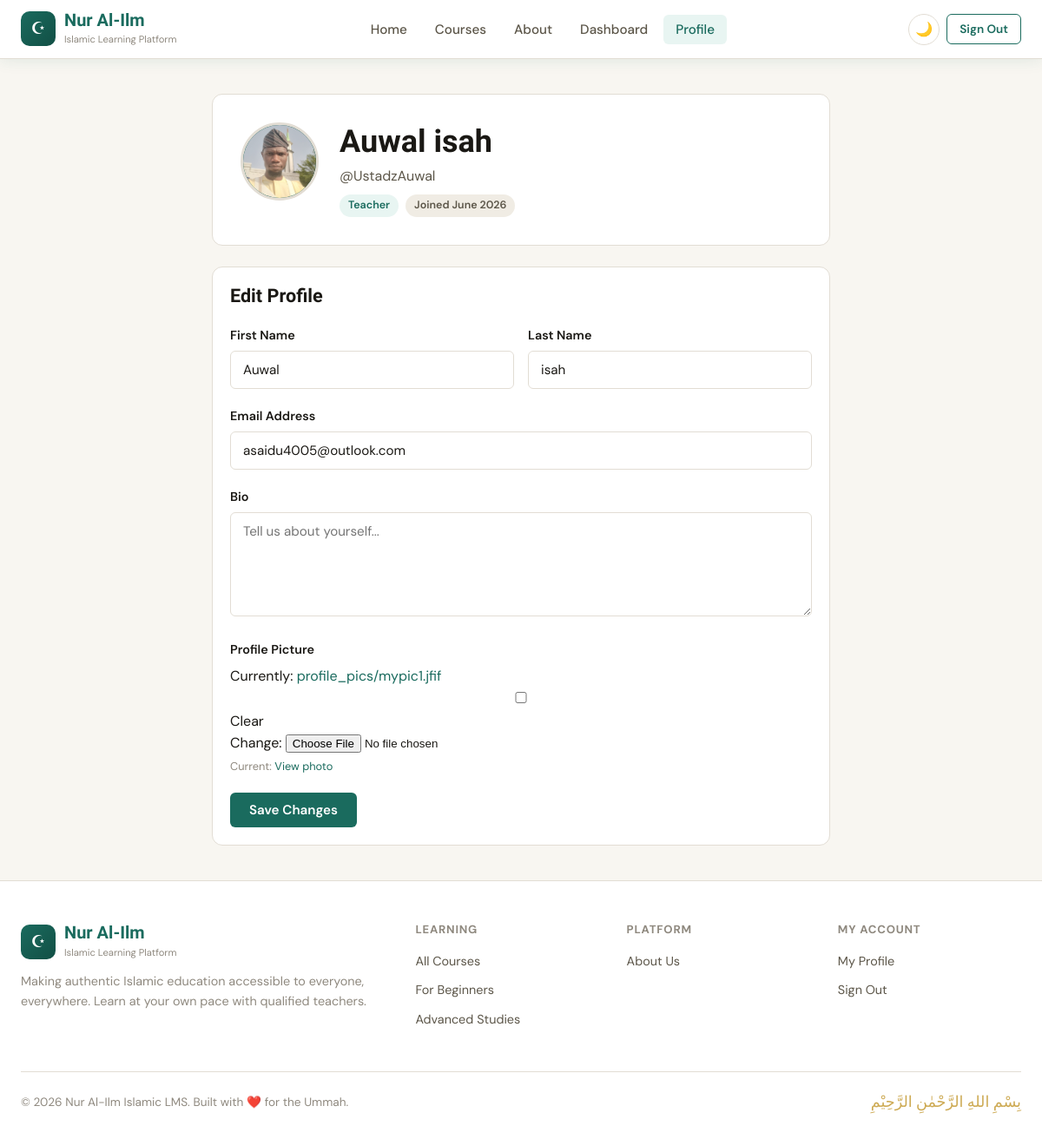
The page /accounts/profile/ (signed in) on the database its author committed.
### accounts/models.py (models this page shows, shortened)
class User(AbstractUser):
    class Role(models.TextChoices):
        STUDENT = 'student', 'Student'
        TEACHER = 'teacher', 'Teacher'
        ADMIN = 'admin', 'Admin'
    role = models.CharField(
        max_length=10,
        choices=Role.choices,
        default=Role.STUDENT,
    )
    profile_picture = models.ImageField(
        upload_to='profile_pics/',
        blank=True,
        null=True,
    )
    bio = models.TextField(blank=True, null=True)
    @property
    def is_student(self):
        return self.role == self.Role.STUDENT
    @property
    def is_teacher(self):
        return self.role == self.Role.TEACHER

### accounts/views.py (the view)
# urls.py: path('profile/', views.profile, name='profile'),
@login_required
def profile(request):
    if request.method == 'POST':
        form = UserProfileForm(request.POST, request.FILES, instance=request.user)
        if form.is_valid():
            form.save()
            messages.success(request, "Profile updated successfully.")
            return redirect('profile')
    else:
        form = UserProfileForm(instance=request.user)
    return render(request, 'accounts/profile.html', {'form': form})

### accounts/forms.py
class UserProfileForm(forms.ModelForm):
    class Meta:
        model = User
        fields = ('first_name', 'last_name', 'email', 'bio', 'profile_picture')
        widgets = {
            'bio': forms.Textarea(attrs={'rows': 4, 'placeholder': 'Tell us about yourself...'}),
            'email': forms.EmailInput(attrs={'placeholder': 'Email Address'}),
            'first_name': forms.TextInput(attrs={'placeholder': 'First Name'}),
            'last_name': forms.TextInput(attrs={'placeholder': 'Last Name'}),
        }

### accounts/templates/accounts/profile.html (shortened to what this page needs)
{% extends 'base.html' %}
{% block content %}
<div class="section-sm">
  <div class="container" style="max-width:760px;">
    <div class="profile-header">
      <div class="profile-avatar">
        {% if user.profile_picture %}
          <img src="{{ user.profile_picture.url }}" alt="{{ user.get_full_name }}">
        {% else %}
          {{ user.first_name|first|upper }}{{ user.last_name|first|upper }}
        {% endif %}
      </div>
      <div>
        <h2 style="margin-bottom:4px;">{{ user.get_full_name|default:user.username }}</h2>
        <p style="margin-bottom:8px;">@{{ user.username }}</p>
        <div class="flex gap-1 flex-wrap">
          <span class="badge badge-teal">{{ user.get_role_display }}</span>
          <span class="badge badge-gray">Joined {{ user.date_joined|date:"F Y" }}</span>
        </div>
      </div>
    </div>
    <div class="card">
      <div class="card-body">
        <h3 style="margin-bottom:20px;">Edit Profile</h3>
        <form method="post" enctype="multipart/form-data" novalidate>
          <div class="grid-2" style="gap:16px;">
            <div class="form-group">
              <label class="form-label">First Name</label>
              {{ form.first_name }}
            </div>
            <div class="form-group">
              <label class="form-label">Last Name</label>
              {{ form.last_name }}
            </div>
          </div>
          <div class="form-group">
            <label class="form-label">Email Address</label>
            {{ form.email }}
          </div>
          <div class="form-group">
            <label class="form-label">Bio</label>
            {{ form.bio }}
          </div>
          <div class="form-group">
            <label class="form-label">Profile Picture</label>
            {{ form.profile_picture }}
            {% if user.profile_picture %}
              <p class="form-hint">Current: <a href="{{ user.profile_picture.url }}" target="_blank">View photo</a></p>
            {% endif %}
          </div>
          <button type="submit" class="btn btn-primary">Save Changes</button>
        </form>
      </div>
    </div>
  </div>
</div>
{% endblock %}

### static/css/main.css (style rules this page uses)
:root { --bg: #f8f6f1; --surface: #ffffff; --surface-2: #f0ece4; --border: #e2ddd4; --text: #1a1814; --text-2: #5c5649; --text-3: #8f897f; --primary: #1a6b5e; --primary-d: #124f45; --primary-l: #e8f5f2; --gold: #b8860b; --gold-l: #fdf8ec; --gold-bright: #d4a017; --danger: #c0392b; --success: #27ae60; --radius: 12px; --radius-sm: 6px; --shadow: 0 2px 16px rgba(26,107,94,.10); --shadow-md: 0 4px 32px rgba(26,107,94,.14); --transition: .22s cubic-bezier(.4,0,.2,1); --nav-height: 68px; --font-body: 'DM Sans', system-ui, sans-serif; --font-display:'Scheherazade New', serif; }
*, *::before, *::after { box-sizing: border-box; margin: 0; padding: 0; }
html { scroll-behavior: smooth; }
body { font-family: var(--font-body); background: var(--bg); color: var(--text); line-height: 1.6; font-size: 16px; transition: background var(--transition), color var(--transition); }
img { max-width: 100%; display: block; }
a { color: var(--primary); text-decoration: none; transition: color var(--transition); }
h1, h2, h3, h4, h5 { font-family: var(--font-display); line-height: 1.25; color: var(--text); }
h2 { font-size: clamp(1.5rem, 3vw, 2.25rem); font-weight: 700; }
h3 { font-size: 1.35rem; font-weight: 700; }
p { color: var(--text-2); }
.container { max-width: 1200px; margin: 0 auto; padding: 0 24px; }
.btn { display: inline-flex; align-items: center; gap: 7px; padding: 10px 22px; border-radius: var(--radius-sm); font-family: var(--font-body); font-size: .95rem; font-weight: 600; cursor: pointer; border: none; transition: all var(--transition); text-decoration: none; white-space: nowrap; }
.btn-primary { background: var(--primary); color: #fff; }
.card { background: var(--surface); border: 1px solid var(--border); border-radius: var(--radius); overflow: hidden; transition: all var(--transition); }
.card-body { padding: 20px; }
.badge { display: inline-flex; align-items: center; gap: 4px; padding: 3px 10px; border-radius: 100px; font-size: .78rem; font-weight: 600; text-transform: capitalize; }
.badge-teal { background: var(--primary-l); color: var(--primary); }
.badge-gray { background: var(--surface-2); color: var(--text-2); }
.grid-2 { display: grid; grid-template-columns: repeat(2, 1fr); gap: 24px; }
.section-sm { padding: 40px 0; }
.form-group { margin-bottom: 20px; }
.form-label { display: block; font-weight: 600; font-size: .9rem; color: var(--text); margin-bottom: 6px; }
.form-control { width: 100%; padding: 11px 14px; border: 1.5px solid var(--border); border-radius: var(--radius-sm); font-family: var(--font-body); font-size: .95rem; background: var(--surface); color: var(--text); transition: all var(--transition); outline: none; }
textarea.form-control { resize: vertical; min-height: 120px; }
.form-hint { font-size: .8rem; color: var(--text-3); margin-top: 4px; }
.flex { display: flex; }
.gap-1 { gap: 8px; }
.flex-wrap { flex-wrap: wrap; }
.profile-header { display: flex; align-items: flex-start; gap: 24px; padding: 32px; background: var(--surface); border: 1px solid var(--border); border-radius: var(--radius); margin-bottom: 24px; }
.profile-avatar { width: 90px; height: 90px; border-radius: 50%; background: linear-gradient(135deg, var(--primary), var(--primary-d)); display: flex; align-items: center; justify-content: center; color: #fff; font-size: 2rem; font-weight: 700; overflow: hidden; flex-shrink: 0; border: 3px solid var(--border); }
.profile-avatar img { width: 100%; height: 100%; object-fit: cover; }

### rows shown on the page
User: profile_picture (picture), get_full_name "Auwal isah", username "UstadzAuwal", role "Teacher", date_joined "June 2026", first_name "Auwal", last_name "isah", email "asaidu4005@outlook.com"
